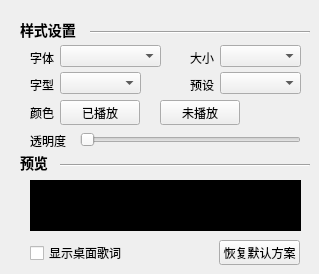
   <widget class="QWidget" name="four">
    <widget class="Line" name="line_FO1">
     <property name="geometry">
      <rect>
       <x>90</x>
       <y>30</y>
       <width>220</width>
       <height>5</height>
      </rect>
     </property>
     <property name="orientation">
      <enum>Qt::Horizontal</enum>
     </property>
    </widget>
    <widget class="QLabel" name="DbaseSetSongWordWidget">
     <property name="geometry">
      <rect>
       <x>20</x>
       <y>20</y>
       <width>60</width>
       <height>20</height>
      </rect>
     </property>
     <property name="styleSheet">
      <string notr="true">background-color:transparent;
font-size:14px;
font-weight:bold;</string>
     </property>
     <property name="text">
      <string>样式设置</string>
     </property>
    </widget>
    <widget class="QLabel" name="DSetColorSongWordWidget">
     <property name="geometry">
      <rect>
       <x>20</x>
       <y>153</y>
       <width>41</width>
       <height>20</height>
      </rect>
     </property>
     <property name="styleSheet">
      <string notr="true">background-color:transparent;
font-size:14px;
font-weight:bold;</string>
     </property>
     <property name="text">
      <string>预览</string>
     </property>
    </widget>
    <widget class="Line" name="line_FO2">
     <property name="geometry">
      <rect>
       <x>60</x>
       <y>163</y>
       <width>250</width>
       <height>5</height>
      </rect>
     </property>
     <property name="orientation">
      <enum>Qt::Horizontal</enum>
     </property>
    </widget>
    <widget class="MusicPreviewLabel" name="DshowLabel">
     <property name="geometry">
      <rect>
       <x>30</x>
       <y>180</y>
       <width>271</width>
       <height>51</height>
      </rect>
     </property>
     <property name="styleSheet">
      <string notr="true">background:black
</string>
     </property>
     <property name="text">
      <string/>
     </property>
    </widget>
    <widget class="QComboBox" name="DfontComboBox">
     <property name="geometry">
      <rect>
       <x>60</x>
       <y>45</y>
       <width>101</width>
       <height>22</height>
      </rect>
     </property>
    </widget>
    <widget class="QLabel" name="DfontLabel">
     <property name="geometry">
      <rect>
       <x>30</x>
       <y>50</y>
       <width>31</width>
       <height>16</height>
      </rect>
     </property>
     <property name="text">
      <string>字体</string>
     </property>
    </widget>
    <widget class="QLabel" name="DfontSizeLabel">
     <property name="geometry">
      <rect>
       <x>190</x>
       <y>50</y>
       <width>31</width>
       <height>16</height>
      </rect>
     </property>
     <property name="text">
      <string>大小</string>
     </property>
    </widget>
    <widget class="QComboBox" name="DfontSizeComboBox">
     <property name="geometry">
      <rect>
       <x>220</x>
       <y>45</y>
       <width>81</width>
       <height>22</height>
      </rect>
     </property>
    </widget>
    <widget class="QLabel" name="DfontTypeLabel">
     <property name="geometry">
      <rect>
       <x>30</x>
       <y>77</y>
       <width>31</width>
       <height>16</height>
      </rect>
     </property>
     <property name="text">
      <string>字型</string>
     </property>
    </widget>
    <widget class="QComboBox" name="DfontTypeComboBox">
     <property name="geometry">
      <rect>
       <x>60</x>
       <y>72</y>
       <width>81</width>
       <height>22</height>
      </rect>
     </property>
    </widget>
    <widget class="QLabel" name="DfontColorLabel">
     <property name="geometry">
      <rect>
       <x>30</x>
       <y>105</y>
       <width>31</width>
       <height>16</height>
      </rect>
     </property>
     <property name="text">
      <string>颜色</string>
     </property>
    </widget>
    <widget class="QPushButton" name="DnoPlayedPushButton">
     <property name="geometry">
      <rect>
       <x>160</x>
       <y>100</y>
       <width>80</width>
       <height>25</height>
      </rect>
     </property>
     <property name="text">
      <string>未播放</string>
     </property>
    </widget>
    <widget class="QPushButton" name="DplayedPushButton">
     <property name="geometry">
      <rect>
       <x>60</x>
       <y>100</y>
       <width>80</width>
       <height>25</height>
      </rect>
     </property>
     <property name="text">
      <string>已播放</string>
     </property>
    </widget>
    <widget class="QLabel" name="DfontDefaultColorLabel">
     <property name="geometry">
      <rect>
       <x>190</x>
       <y>77</y>
       <width>31</width>
       <height>16</height>
      </rect>
     </property>
     <property name="text">
      <string>预设</string>
     </property>
    </widget>
    <widget class="QComboBox" name="DfontDefaultColorComboBox">
     <property name="geometry">
      <rect>
       <x>220</x>
       <y>72</y>
       <width>81</width>
       <height>22</height>
      </rect>
     </property>
    </widget>
    <widget class="QPushButton" name="DresetPushButton">
     <property name="geometry">
      <rect>
       <x>219</x>
       <y>240</y>
       <width>81</width>
       <height>25</height>
      </rect>
     </property>
     <property name="text">
      <string>恢复默认方案</string>
     </property>
    </widget>
    <widget class="QLabel" name="DfontTransLabel">
     <property name="geometry">
      <rect>
       <x>30</x>
       <y>133</y>
       <width>41</width>
       <height>16</height>
      </rect>
     </property>
     <property name="text">
      <string>透明度</string>
     </property>
    </widget>
    <widget class="QSlider" name="DtransparentSlider">
     <property name="geometry">
      <rect>
       <x>80</x>
       <y>130</y>
       <width>221</width>
       <height>20</height>
      </rect>
     </property>
     <property name="orientation">
      <enum>Qt::Horizontal</enum>
     </property>
    </widget>
    <widget class="QCheckBox" name="showDesktopCheckBox">
     <property name="geometry">
      <rect>
       <x>30</x>
       <y>243</y>
       <width>100</width>
       <height>20</height>
      </rect>
     </property>
     <property name="text">
      <string>显示桌面歌词</string>
     </property>
    </widget>
   </widget>
